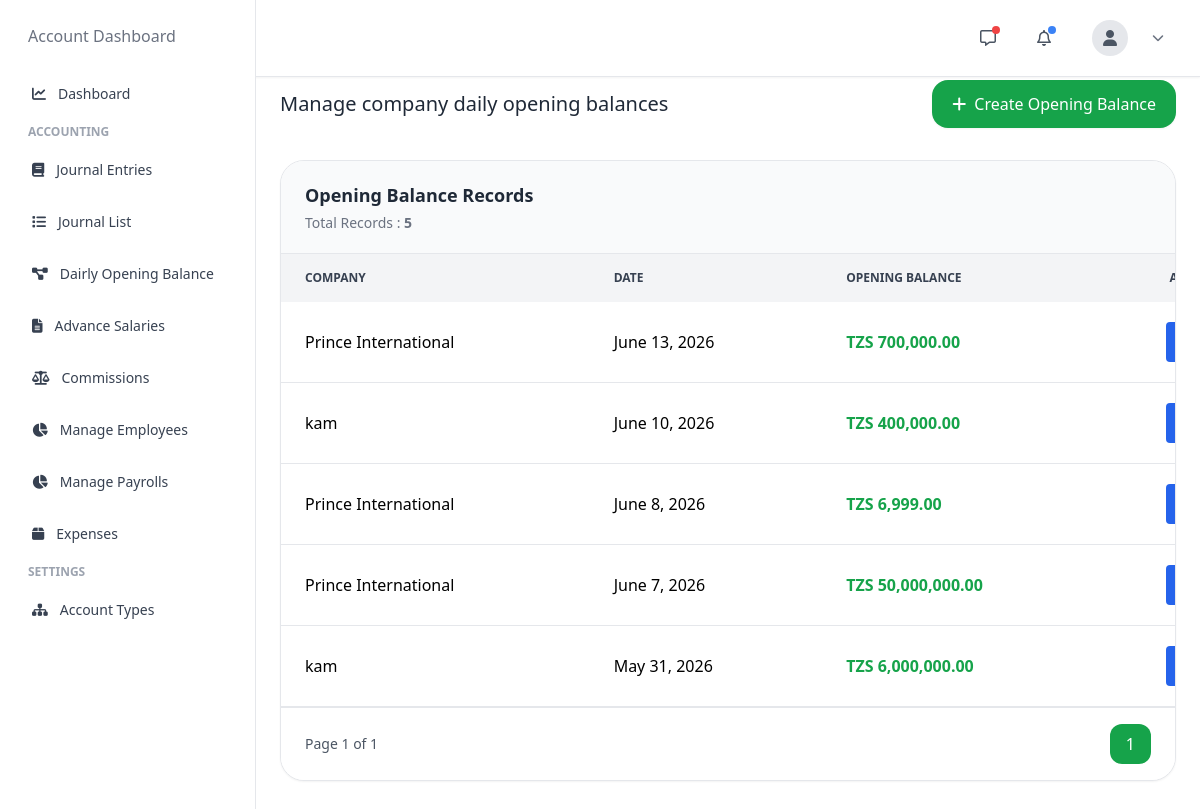
The page /expenses/daily-cash-balances/ on the database as committed earlier.
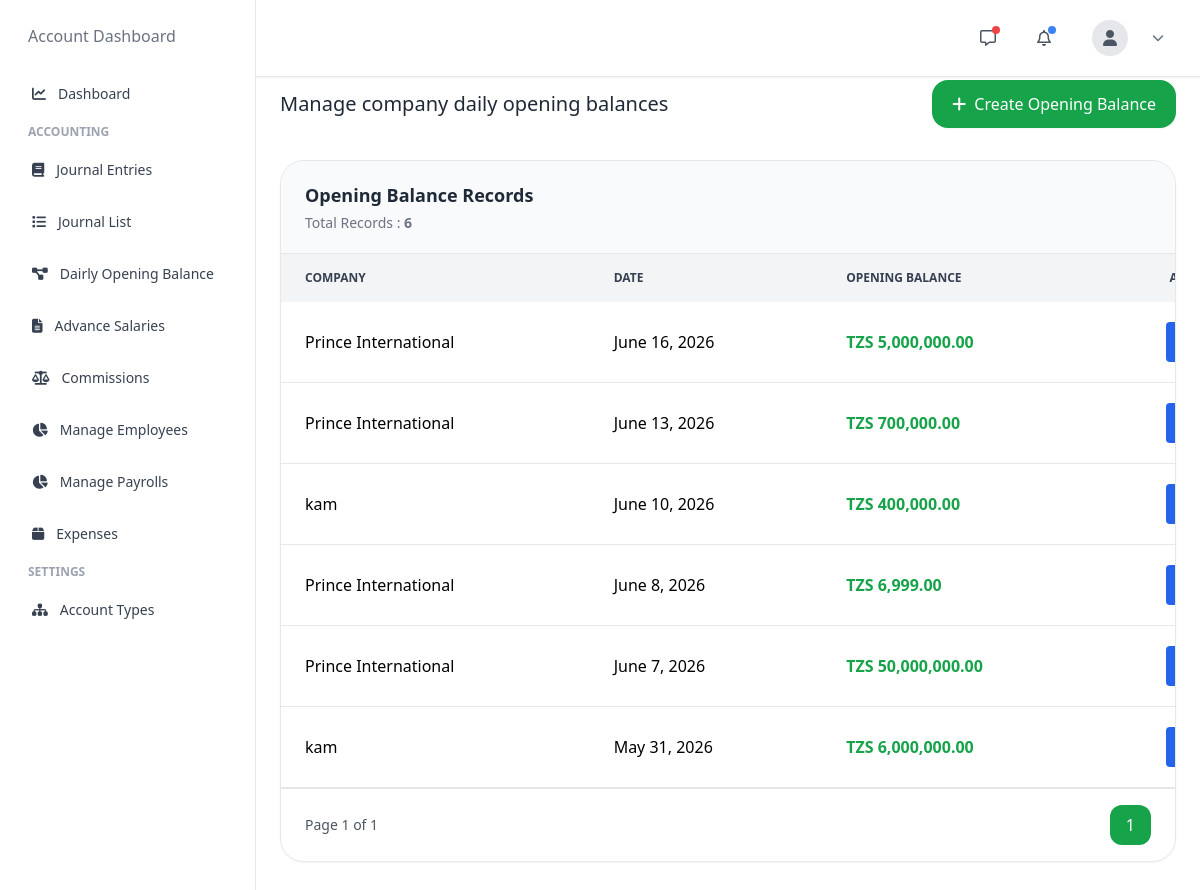
The same page on the database as committed later.
### expenses/models.py (models this page shows, shortened)
class DailyCashBalance(models.Model):
    company = models.ForeignKey(
        Company,
        on_delete=models.CASCADE,
        default=get_default_company
    )
    date = models.DateField()
    opening_balance = models.DecimalField(
        max_digits=18,
        decimal_places=2
    )
    class Meta:
        unique_together = ("company", "date")

### accounts/models.py (models this page shows)
class Company(models.Model):
    name = models.CharField(max_length=255)
    code = models.CharField(
        max_length=50,
        unique=True
    )
    email = models.EmailField(
        blank=True,
        null=True
    )
    phone = models.CharField(
        max_length=30,
        blank=True,
        null=True
    )
    address = models.TextField(
        blank=True,
        null=True
    )
    is_active = models.BooleanField(default=True)
    created_at = models.DateTimeField(auto_now_add=True)
    updated_at = models.DateTimeField(auto_now=True)
    def __str__(self):
        return self.name

### expenses/views.py (the view)
def daily_cash_balance_list(request):
    balances = DailyCashBalance.objects.all().order_by("-date")
    paginator = Paginator(balances, 10)  # 10 records per page
    page_number = request.GET.get("page")
    balances = paginator.get_page(page_number)
    today = timezone.localdate()
    today_balance = DailyCashBalance.objects.filter(
        date=today
    ).first()
    context = {
        "balances": balances,
        "today_balance": today_balance,
    }
    return render(
        request,
        "accounting/daily_cash_balance_list.html",
        context,
    )

### templates/accounting/daily_cash_balance_list.html (shortened to what the changed rows need)
{% extends 'accounting/base.html' %}
{% load humanize %}
{% block content %}
{% include 'accounting/nav.html' %}
{% include 'accounting/sidebar.html' %}
<div class="sm:ml-64 min-h-screen pt-20 px-4 md:px-6 pb-10">
    <div class="max-w-7xl mx-auto">
        <div class="flex flex-col lg:flex-row lg:items-center lg:justify-between gap-4 mb-8">
            <div>
                <h1 class="text-xl text-gray-800">
                   Manage company daily opening balances
                </h1>
            </div>
        </div>
        <div class="bg-white border border-gray-200 rounded-3xl shadow-sm overflow-hidden">
            <div class="px-6 py-5 border-b bg-gray-50">
                <div class="flex justify-between items-center">
                    <div>
                        <h2 class="text-lg font-semibold text-gray-800">
                            Opening Balance Records
                        </h2>
                        <p class="text-sm text-gray-500 mt-1">
                            Total Records :
                            <span class="font-semibold">
                                {{ balances.paginator.count }}
                            </span>
                        </p>
                    </div>
                </div>
            </div>
            <div class="overflow-x-auto">
                <table class="w-full min-w-[1000px]">
                    <thead class="bg-gray-100 uppercase text-xs text-gray-700">
                        <tr>
                            <th class="px-6 py-4 text-left">
                                Company
                            </th>
                            <th class="px-6 py-4 text-left">
                                Date
                            </th>
                            <th class="px-6 py-4 text-left">
                                Opening Balance
                            </th>
                            <th class="px-6 py-4 text-center">
                            </th>
                        </tr>
                    </thead>
                    <tbody>
                    {% for balance in balances %}
                        <tr class="border-b">
                            <td class="px-6 py-5">
                                {{ balance.company }}
                            </td>
                            <td class="px-6 py-5">
                                {{ balance.date }}
                            </td>
                            <td class="px-6 py-5 font-bold text-green-600">
                                TZS {{ balance.opening_balance|floatformat:2|intcomma }}
                            </td>
                            <td class="px-6 py-5 text-center">
                                <a href="{% url 'update_daily_cash_balance' balance.id %}"
                                   class="inline-block bg-blue-600 hover:bg-blue-700 text-white px-4 py-2 rounded">
                                </a>
                            </td>
                        </tr>
                    {% empty %}
                        <tr>
                            <td colspan="4" class="text-center py-20">
                                No opening balances found.
                            </td>
                        </tr>
                    {% endfor %}
                    </tbody>
                </table>
            </div>
            <div class="flex items-center justify-between px-6 py-4 border-t bg-white">
                <div class="flex gap-2">
                    {% for num in balances.paginator.page_range %}
                        {% if num == balances.number %}
                            <span class="px-4 py-2 bg-green-600 text-white rounded-xl">
                                {{ num }}
                            </span>
                        {% elif num > balances.number|add:'-2' and num < balances.number|add:'2' %}
                            <a href="?page={{ num }}"
                               class="px-4 py-2 bg-gray-100 rounded-xl">
                                {{ num }}
                            </a>
                        {% endif %}
                    {% endfor %}
                </div>
            </div>
        </div>
    </div>
</div>
{% endblock %}

Rows that differ between the two databases and show on the page:
added DailyCashBalance: company "Prince International", date "June 16, 2026", opening_balance "5,000,000.00"
Other text that changed with them:
{{ balances.paginator.count }}: "5" → "6"
